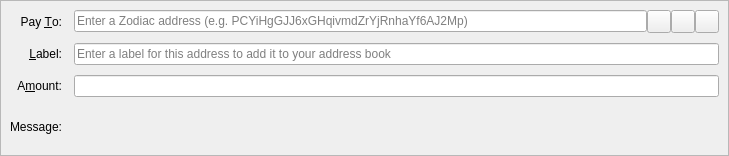
<?xml version="1.0" encoding="UTF-8"?>
<ui version="4.0">
 <class>SendCoinsEntry</class>
 <widget class="QStackedWidget" name="SendCoinsEntry">
  <property name="geometry">
   <rect>
    <x>0</x>
    <y>0</y>
    <width>729</width>
    <height>156</height>
   </rect>
  </property>
  <property name="focusPolicy">
   <enum>Qt::TabFocus</enum>
  </property>
  <property name="autoFillBackground">
   <bool>false</bool>
  </property>
  <widget class="QFrame" name="SendCoins">
   <property name="toolTip">
    <string>This is a normal payment.</string>
   </property>
   <property name="frameShape">
    <enum>QFrame::StyledPanel</enum>
   </property>
   <property name="frameShadow">
    <enum>QFrame::Sunken</enum>
   </property>
   <layout class="QGridLayout" name="gridLayout">
    <property name="horizontalSpacing">
     <number>12</number>
    </property>
    <property name="verticalSpacing">
     <number>10</number>
    </property>
    <item row="0" column="0">
     <widget class="QLabel" name="payToLabel">
      <property name="text">
       <string>Pay &amp;To:</string>
      </property>
      <property name="alignment">
       <set>Qt::AlignRight|Qt::AlignTrailing|Qt::AlignVCenter</set>
      </property>
      <property name="buddy">
       <cstring>payTo</cstring>
      </property>
     </widget>
    </item>
    <item row="0" column="1">
     <layout class="QHBoxLayout" name="payToLayout">
      <property name="spacing">
       <number>0</number>
      </property>
      <item>
       <widget class="QValidatedLineEdit" name="payTo">
        <property name="toolTip">
         <string>The Zodiac address to send the payment to</string>
        </property>
        <property name="inputMask">
         <string/>
        </property>
        <property name="placeholderText">
         <string>Enter a Zodiac address (e.g. PCYiHgGJJ6xGHqivmdZrYjRnhaYf6AJ2Mp)</string>
        </property>
       </widget>
      </item>
      <item>
       <widget class="QToolButton" name="addressBookButton">
        <property name="toolTip">
         <string>Choose previously used address</string>
        </property>
        <property name="text">
         <string/>
        </property>
        <property name="icon">
         <iconset resource="../zodiac.qrc">
          <normaloff>:/icons/address-book</normaloff>:/icons/address-book</iconset>
        </property>
        <property name="iconSize">
         <size>
          <width>16</width>
          <height>16</height>
         </size>
        </property>
        <property name="shortcut">
         <string>Alt+A</string>
        </property>
       </widget>
      </item>
      <item>
       <widget class="QToolButton" name="pasteButton">
        <property name="toolTip">
         <string>Paste address from clipboard</string>
        </property>
        <property name="text">
         <string/>
        </property>
        <property name="icon">
         <iconset resource="../zodiac.qrc">
          <normaloff>:/icons/editpaste</normaloff>:/icons/editpaste</iconset>
        </property>
        <property name="shortcut">
         <string>Alt+P</string>
        </property>
       </widget>
      </item>
      <item>
       <widget class="QToolButton" name="deleteButton">
        <property name="toolTip">
         <string>Remove this entry</string>
        </property>
        <property name="text">
         <string/>
        </property>
        <property name="icon">
         <iconset resource="../zodiac.qrc">
          <normaloff>:/icons/remove</normaloff>:/icons/remove</iconset>
        </property>
       </widget>
      </item>
     </layout>
    </item>
    <item row="1" column="0">
     <widget class="QLabel" name="labelLabel">
      <property name="text">
       <string>&amp;Label:</string>
      </property>
      <property name="alignment">
       <set>Qt::AlignRight|Qt::AlignTrailing|Qt::AlignVCenter</set>
      </property>
      <property name="buddy">
       <cstring>addAsLabel</cstring>
      </property>
     </widget>
    </item>
    <item row="1" column="1">
     <widget class="QLineEdit" name="addAsLabel">
      <property name="toolTip">
       <string>Enter a label for this address to add it to the list of used addresses</string>
      </property>
      <property name="inputMask">
       <string/>
      </property>
      <property name="placeholderText">
       <string>Enter a label for this address to add it to your address book</string>
      </property>
     </widget>
    </item>
    <item row="2" column="0">
     <widget class="QLabel" name="amountLabel">
      <property name="text">
       <string>A&amp;mount:</string>
      </property>
      <property name="alignment">
       <set>Qt::AlignRight|Qt::AlignTrailing|Qt::AlignVCenter</set>
      </property>
      <property name="buddy">
       <cstring>payAmount</cstring>
      </property>
     </widget>
    </item>
    <item row="2" column="1">
     <widget class="BitcoinAmountField" name="payAmount"/>
    </item>
    <item row="3" column="0">
     <widget class="QLabel" name="messageLabel">
      <property name="text">
       <string>Message:</string>
      </property>
      <property name="alignment">
       <set>Qt::AlignRight|Qt::AlignTrailing|Qt::AlignVCenter</set>
      </property>
     </widget>
    </item>
    <item row="3" column="1">
     <widget class="QLabel" name="messageTextLabel">
      <property name="toolTip">
       <string>A message that was attached to the Zodiac: URI which will be stored with the transaction for your reference. Note: This message will not be sent over the Zodiac network.</string>
      </property>
      <property name="textFormat">
       <enum>Qt::PlainText</enum>
      </property>
     </widget>
    </item>
   </layout>
  </widget>
  <widget class="QFrame" name="SendCoins_InsecurePaymentRequest">
   <property name="palette">
    <palette>
     <active>
      <colorrole role="WindowText">
       <brush brushstyle="SolidPattern">
        <color alpha="255">
         <red>0</red>
         <green>0</green>
         <blue>0</blue>
        </color>
       </brush>
      </colorrole>
      <colorrole role="Button">
       <brush brushstyle="SolidPattern">
        <color alpha="255">
         <red>255</red>
         <green>255</green>
         <blue>127</blue>
        </color>
       </brush>
      </colorrole>
      <colorrole role="Light">
       <brush brushstyle="SolidPattern">
        <color alpha="255">
         <red>255</red>
         <green>255</green>
         <blue>255</blue>
        </color>
       </brush>
      </colorrole>
      <colorrole role="Midlight">
       <brush brushstyle="SolidPattern">
        <color alpha="255">
         <red>255</red>
         <green>255</green>
         <blue>191</blue>
        </color>
       </brush>
      </colorrole>
      <colorrole role="Dark">
       <brush brushstyle="SolidPattern">
        <color alpha="255">
         <red>127</red>
         <green>127</green>
         <blue>63</blue>
        </color>
       </brush>
      </colorrole>
      <colorrole role="Mid">
       <brush brushstyle="SolidPattern">
        <color alpha="255">
         <red>170</red>
         <green>170</green>
         <blue>84</blue>
        </color>
       </brush>
      </colorrole>
      <colorrole role="Text">
       <brush brushstyle="SolidPattern">
        <color alpha="255">
         <red>0</red>
         <green>0</green>
         <blue>0</blue>
        </color>
       </brush>
      </colorrole>
      <colorrole role="BrightText">
       <brush brushstyle="SolidPattern">
        <color alpha="255">
         <red>255</red>
         <green>255</green>
         <blue>255</blue>
        </color>
       </brush>
      </colorrole>
      <colorrole role="ButtonText">
       <brush brushstyle="SolidPattern">
        <color alpha="255">
         <red>0</red>
         <green>0</green>
         <blue>0</blue>
        </color>
       </brush>
      </colorrole>
      <colorrole role="Base">
       <brush brushstyle="SolidPattern">
        <color alpha="255">
         <red>255</red>
         <green>255</green>
         <blue>255</blue>
        </color>
       </brush>
      </colorrole>
      <colorrole role="Window">
       <brush brushstyle="SolidPattern">
        <color alpha="255">
         <red>255</red>
         <green>255</green>
         <blue>127</blue>
        </color>
       </brush>
      </colorrole>
      <colorrole role="Shadow">
       <brush brushstyle="SolidPattern">
        <color alpha="255">
         <red>0</red>
         <green>0</green>
         <blue>0</blue>
        </color>
       </brush>
      </colorrole>
      <colorrole role="AlternateBase">
       <brush brushstyle="SolidPattern">
        <color alpha="255">
         <red>255</red>
         <green>255</green>
         <blue>191</blue>
        </color>
       </brush>
      </colorrole>
      <colorrole role="ToolTipBase">
       <brush brushstyle="SolidPattern">
        <color alpha="255">
         <red>255</red>
         <green>255</green>
         <blue>220</blue>
        </color>
       </brush>
      </colorrole>
      <colorrole role="ToolTipText">
       <brush brushstyle="SolidPattern">
        <color alpha="255">
         <red>0</red>
         <green>0</green>
         <blue>0</blue>
        </color>
       </brush>
      </colorrole>
     </active>
     <inactive>
      <colorrole role="WindowText">
       <brush brushstyle="SolidPattern">
        <color alpha="255">
         <red>0</red>
         <green>0</green>
         <blue>0</blue>
        </color>
       </brush>
      </colorrole>
      <colorrole role="Button">
       <brush brushstyle="SolidPattern">
        <color alpha="255">
         <red>255</red>
         <green>255</green>
         <blue>127</blue>
        </color>
       </brush>
      </colorrole>
      <colorrole role="Light">
       <brush brushstyle="SolidPattern">
        <color alpha="255">
         <red>255</red>
         <green>255</green>
         <blue>255</blue>
        </color>
       </brush>
      </colorrole>
      <colorrole role="Midlight">
       <brush brushstyle="SolidPattern">
        <color alpha="255">
         <red>255</red>
         <green>255</green>
         <blue>191</blue>
        </color>
       </brush>
      </colorrole>
      <colorrole role="Dark">
       <brush brushstyle="SolidPattern">
        <color alpha="255">
         <red>127</red>
         <green>127</green>
         <blue>63</blue>
        </color>
       </brush>
      </colorrole>
      <colorrole role="Mid">
       <brush brushstyle="SolidPattern">
        <color alpha="255">
         <red>170</red>
         <green>170</green>
         <blue>84</blue>
        </color>
       </brush>
      </colorrole>
      <colorrole role="Text">
       <brush brushstyle="SolidPattern">
        <color alpha="255">
         <red>0</red>
         <green>0</green>
         <blue>0</blue>
        </color>
       </brush>
      </colorrole>
      <colorrole role="BrightText">
       <brush brushstyle="SolidPattern">
        <color alpha="255">
         <red>255</red>
         <green>255</green>
         <blue>255</blue>
        </color>
       </brush>
      </colorrole>
      <colorrole role="ButtonText">
       <brush brushstyle="SolidPattern">
        <color alpha="255">
         <red>0</red>
         <green>0</green>
         <blue>0</blue>
        </color>
       </brush>
      </colorrole>
      <colorrole role="Base">
       <brush brushstyle="SolidPattern">
        <color alpha="255">
         <red>255</red>
         <green>255</green>
         <blue>255</blue>
        </color>
       </brush>
      </colorrole>
      <colorrole role="Window">
       <brush brushstyle="SolidPattern">
        <color alpha="255">
         <red>255</red>
         <green>255</green>
         <blue>127</blue>
        </color>
       </brush>
      </colorrole>
      <colorrole role="Shadow">
       <brush brushstyle="SolidPattern">
        <color alpha="255">
         <red>0</red>
         <green>0</green>
         <blue>0</blue>
        </color>
       </brush>
      </colorrole>
      <colorrole role="AlternateBase">
       <brush brushstyle="SolidPattern">
        <color alpha="255">
         <red>255</red>
         <green>255</green>
         <blue>191</blue>
        </color>
       </brush>
      </colorrole>
      <colorrole role="ToolTipBase">
       <brush brushstyle="SolidPattern">
        <color alpha="255">
         <red>255</red>
         <green>255</green>
         <blue>220</blue>
        </color>
       </brush>
      </colorrole>
      <colorrole role="ToolTipText">
       <brush brushstyle="SolidPattern">
        <color alpha="255">
         <red>0</red>
         <green>0</green>
         <blue>0</blue>
        </color>
       </brush>
      </colorrole>
     </inactive>
     <disabled>
      <colorrole role="WindowText">
       <brush brushstyle="SolidPattern">
        <color alpha="255">
         <red>127</red>
         <green>127</green>
         <blue>63</blue>
        </color>
       </brush>
      </colorrole>
      <colorrole role="Button">
       <brush brushstyle="SolidPattern">
        <color alpha="255">
         <red>255</red>
         <green>255</green>
         <blue>127</blue>
        </color>
       </brush>
      </colorrole>
      <colorrole role="Light">
       <brush brushstyle="SolidPattern">
        <color alpha="255">
         <red>255</red>
         <green>255</green>
         <blue>255</blue>
        </color>
       </brush>
      </colorrole>
      <colorrole role="Midlight">
       <brush brushstyle="SolidPattern">
        <color alpha="255">
         <red>255</red>
         <green>255</green>
         <blue>191</blue>
        </color>
       </brush>
      </colorrole>
      <colorrole role="Dark">
       <brush brushstyle="SolidPattern">
        <color alpha="255">
         <red>127</red>
         <green>127</green>
         <blue>63</blue>
        </color>
       </brush>
      </colorrole>
      <colorrole role="Mid">
       <brush brushstyle="SolidPattern">
        <color alpha="255">
         <red>170</red>
         <green>170</green>
         <blue>84</blue>
        </color>
       </brush>
      </colorrole>
      <colorrole role="Text">
       <brush brushstyle="SolidPattern">
        <color alpha="255">
         <red>127</red>
         <green>127</green>
         <blue>63</blue>
        </color>
       </brush>
      </colorrole>
      <colorrole role="BrightText">
       <brush brushstyle="SolidPattern">
        <color alpha="255">
         <red>255</red>
         <green>255</green>
         <blue>255</blue>
        </color>
       </brush>
      </colorrole>
      <colorrole role="ButtonText">
       <brush brushstyle="SolidPattern">
        <color alpha="255">
         <red>127</red>
         <green>127</green>
         <blue>63</blue>
        </color>
       </brush>
      </colorrole>
      <colorrole role="Base">
       <brush brushstyle="SolidPattern">
        <color alpha="255">
         <red>255</red>
         <green>255</green>
         <blue>127</blue>
        </color>
       </brush>
      </colorrole>
      <colorrole role="Window">
       <brush brushstyle="SolidPattern">
        <color alpha="255">
         <red>255</red>
         <green>255</green>
         <blue>127</blue>
        </color>
       </brush>
      </colorrole>
      <colorrole role="Shadow">
       <brush brushstyle="SolidPattern">
        <color alpha="255">
         <red>0</red>
         <green>0</green>
         <blue>0</blue>
        </color>
       </brush>
      </colorrole>
      <colorrole role="AlternateBase">
       <brush brushstyle="SolidPattern">
        <color alpha="255">
         <red>255</red>
         <green>255</green>
         <blue>127</blue>
        </color>
       </brush>
      </colorrole>
      <colorrole role="ToolTipBase">
       <brush brushstyle="SolidPattern">
        <color alpha="255">
         <red>255</red>
         <green>255</green>
         <blue>220</blue>
        </color>
       </brush>
      </colorrole>
      <colorrole role="ToolTipText">
       <brush brushstyle="SolidPattern">
        <color alpha="255">
         <red>0</red>
         <green>0</green>
         <blue>0</blue>
        </color>
       </brush>
      </colorrole>
     </disabled>
    </palette>
   </property>
   <property name="toolTip">
    <string>This is an unverified payment request.</string>
   </property>
   <property name="autoFillBackground">
    <bool>true</bool>
   </property>
   <property name="frameShape">
    <enum>QFrame::StyledPanel</enum>
   </property>
   <property name="frameShadow">
    <enum>QFrame::Sunken</enum>
   </property>
   <layout class="QGridLayout" name="gridLayout_is">
    <property name="spacing">
     <number>12</number>
    </property>
    <item row="0" column="0">
     <widget class="QLabel" name="payToLabel_is">
      <property name="text">
       <string>Pay To:</string>
      </property>
      <property name="alignment">
       <set>Qt::AlignRight|Qt::AlignTrailing|Qt::AlignVCenter</set>
      </property>
     </widget>
    </item>
    <item row="0" column="1">
     <layout class="QHBoxLayout" name="payToLayout_is">
      <property name="spacing">
       <number>0</number>
      </property>
      <item>
       <widget class="QLabel" name="payTo_is"/>
      </item>
      <item>
       <widget class="QToolButton" name="deleteButton_is">
        <property name="toolTip">
         <string>Remove this entry</string>
        </property>
        <property name="text">
         <string/>
        </property>
        <property name="icon">
         <iconset resource="../zodiac.qrc">
          <normaloff>:/icons/remove</normaloff>:/icons/remove</iconset>
        </property>
       </widget>
      </item>
     </layout>
    </item>
    <item row="1" column="0">
     <widget class="QLabel" name="memoLabel_is">
      <property name="text">
       <string>Memo:</string>
      </property>
      <property name="alignment">
       <set>Qt::AlignRight|Qt::AlignTrailing|Qt::AlignVCenter</set>
      </property>
     </widget>
    </item>
    <item row="1" column="1">
     <widget class="QLabel" name="memoTextLabel_is">
      <property name="textFormat">
       <enum>Qt::PlainText</enum>
      </property>
     </widget>
    </item>
    <item row="2" column="0">
     <widget class="QLabel" name="amountLabel_is">
      <property name="text">
       <string>A&amp;mount:</string>
      </property>
      <property name="alignment">
       <set>Qt::AlignRight|Qt::AlignTrailing|Qt::AlignVCenter</set>
      </property>
      <property name="buddy">
       <cstring>payAmount_is</cstring>
      </property>
     </widget>
    </item>
    <item row="2" column="1">
     <widget class="BitcoinAmountField" name="payAmount_is">
      <property name="acceptDrops">
       <bool>false</bool>
      </property>
     </widget>
    </item>
   </layout>
  </widget>
  <widget class="QFrame" name="SendCoins_SecurePaymentRequest">
   <property name="palette">
    <palette>
     <active>
      <colorrole role="WindowText">
       <brush brushstyle="SolidPattern">
        <color alpha="255">
         <red>0</red>
         <green>0</green>
         <blue>0</blue>
        </color>
       </brush>
      </colorrole>
      <colorrole role="Button">
       <brush brushstyle="SolidPattern">
        <color alpha="255">
         <red>140</red>
         <green>232</green>
         <blue>119</blue>
        </color>
       </brush>
      </colorrole>
      <colorrole role="Light">
       <brush brushstyle="SolidPattern">
        <color alpha="255">
         <red>230</red>
         <green>255</green>
         <blue>224</blue>
        </color>
       </brush>
      </colorrole>
      <colorrole role="Midlight">
       <brush brushstyle="SolidPattern">
        <color alpha="255">
         <red>185</red>
         <green>243</green>
         <blue>171</blue>
        </color>
       </brush>
      </colorrole>
      <colorrole role="Dark">
       <brush brushstyle="SolidPattern">
        <color alpha="255">
         <red>70</red>
         <green>116</green>
         <blue>59</blue>
        </color>
       </brush>
      </colorrole>
      <colorrole role="Mid">
       <brush brushstyle="SolidPattern">
        <color alpha="255">
         <red>93</red>
         <green>155</green>
         <blue>79</blue>
        </color>
       </brush>
      </colorrole>
      <colorrole role="Text">
       <brush brushstyle="SolidPattern">
        <color alpha="255">
         <red>0</red>
         <green>0</green>
         <blue>0</blue>
        </color>
       </brush>
      </colorrole>
      <colorrole role="BrightText">
       <brush brushstyle="SolidPattern">
        <color alpha="255">
         <red>155</red>
         <green>255</green>
         <blue>147</blue>
        </color>
       </brush>
      </colorrole>
      <colorrole role="ButtonText">
       <brush brushstyle="SolidPattern">
        <color alpha="255">
         <red>0</red>
         <green>0</green>
         <blue>0</blue>
        </color>
       </brush>
      </colorrole>
      <colorrole role="Base">
       <brush brushstyle="SolidPattern">
        <color alpha="255">
         <red>119</red>
         <green>255</green>
         <blue>233</blue>
        </color>
       </brush>
      </colorrole>
      <colorrole role="Window">
       <brush brushstyle="SolidPattern">
        <color alpha="255">
         <red>140</red>
         <green>232</green>
         <blue>119</blue>
        </color>
       </brush>
      </colorrole>
      <colorrole role="Shadow">
       <brush brushstyle="SolidPattern">
        <color alpha="255">
         <red>0</red>
         <green>0</green>
         <blue>0</blue>
        </color>
       </brush>
      </colorrole>
      <colorrole role="AlternateBase">
       <brush brushstyle="SolidPattern">
        <color alpha="255">
         <red>197</red>
         <green>243</green>
         <blue>187</blue>
        </color>
       </brush>
      </colorrole>
      <colorrole role="NoRole">
       <brush brushstyle="SolidPattern">
        <color alpha="255">
         <red>125</red>
         <green>194</green>
         <blue>122</blue>
        </color>
       </brush>
      </colorrole>
      <colorrole role="ToolTipBase">
       <brush brushstyle="SolidPattern">
        <color alpha="255">
         <red>255</red>
         <green>255</green>
         <blue>220</blue>
        </color>
       </brush>
      </colorrole>
      <colorrole role="ToolTipText">
       <brush brushstyle="SolidPattern">
        <color alpha="255">
         <red>0</red>
         <green>0</green>
         <blue>0</blue>
        </color>
       </brush>
      </colorrole>
     </active>
     <inactive>
      <colorrole role="WindowText">
       <brush brushstyle="SolidPattern">
        <color alpha="255">
         <red>0</red>
         <green>0</green>
         <blue>0</blue>
        </color>
       </brush>
      </colorrole>
      <colorrole role="Button">
       <brush brushstyle="SolidPattern">
        <color alpha="255">
         <red>140</red>
         <green>232</green>
         <blue>119</blue>
        </color>
       </brush>
      </colorrole>
      <colorrole role="Light">
       <brush brushstyle="SolidPattern">
        <color alpha="255">
         <red>230</red>
         <green>255</green>
         <blue>224</blue>
        </color>
       </brush>
      </colorrole>
      <colorrole role="Midlight">
       <brush brushstyle="SolidPattern">
        <color alpha="255">
         <red>185</red>
         <green>243</green>
         <blue>171</blue>
        </color>
       </brush>
      </colorrole>
      <colorrole role="Dark">
       <brush brushstyle="SolidPattern">
        <color alpha="255">
         <red>70</red>
         <green>116</green>
         <blue>59</blue>
        </color>
       </brush>
      </colorrole>
      <colorrole role="Mid">
       <brush brushstyle="SolidPattern">
        <color alpha="255">
         <red>93</red>
         <green>155</green>
         <blue>79</blue>
        </color>
       </brush>
      </colorrole>
      <colorrole role="Text">
       <brush brushstyle="SolidPattern">
        <color alpha="255">
         <red>0</red>
         <green>0</green>
         <blue>0</blue>
        </color>
       </brush>
      </colorrole>
      <colorrole role="BrightText">
       <brush brushstyle="SolidPattern">
        <color alpha="255">
         <red>155</red>
         <green>255</green>
         <blue>147</blue>
        </color>
       </brush>
      </colorrole>
      <colorrole role="ButtonText">
       <brush brushstyle="SolidPattern">
        <color alpha="255">
         <red>0</red>
         <green>0</green>
         <blue>0</blue>
        </color>
       </brush>
      </colorrole>
      <colorrole role="Base">
       <brush brushstyle="SolidPattern">
        <color alpha="255">
         <red>119</red>
         <green>255</green>
         <blue>233</blue>
        </color>
       </brush>
      </colorrole>
      <colorrole role="Window">
       <brush brushstyle="SolidPattern">
        <color alpha="255">
         <red>140</red>
         <green>232</green>
         <blue>119</blue>
        </color>
       </brush>
      </colorrole>
      <colorrole role="Shadow">
       <brush brushstyle="SolidPattern">
        <color alpha="255">
         <red>0</red>
         <green>0</green>
         <blue>0</blue>
        </color>
       </brush>
      </colorrole>
      <colorrole role="AlternateBase">
       <brush brushstyle="SolidPattern">
        <color alpha="255">
         <red>197</red>
         <green>243</green>
         <blue>187</blue>
        </color>
       </brush>
      </colorrole>
      <colorrole role="NoRole">
       <brush brushstyle="SolidPattern">
        <color alpha="255">
         <red>125</red>
         <green>194</green>
         <blue>122</blue>
        </color>
       </brush>
      </colorrole>
      <colorrole role="ToolTipBase">
       <brush brushstyle="SolidPattern">
        <color alpha="255">
         <red>255</red>
         <green>255</green>
         <blue>220</blue>
        </color>
       </brush>
      </colorrole>
      <colorrole role="ToolTipText">
       <brush brushstyle="SolidPattern">
        <color alpha="255">
         <red>0</red>
         <green>0</green>
         <blue>0</blue>
        </color>
       </brush>
      </colorrole>
     </inactive>
     <disabled>
      <colorrole role="WindowText">
       <brush brushstyle="SolidPattern">
        <color alpha="255">
         <red>70</red>
         <green>116</green>
         <blue>59</blue>
        </color>
       </brush>
      </colorrole>
      <colorrole role="Button">
       <brush brushstyle="SolidPattern">
        <color alpha="255">
         <red>140</red>
         <green>232</green>
         <blue>119</blue>
        </color>
       </brush>
      </colorrole>
      <colorrole role="Light">
       <brush brushstyle="SolidPattern">
        <color alpha="255">
         <red>230</red>
         <green>255</green>
         <blue>224</blue>
        </color>
       </brush>
      </colorrole>
      <colorrole role="Midlight">
       <brush brushstyle="SolidPattern">
        <color alpha="255">
         <red>185</red>
         <green>243</green>
         <blue>171</blue>
        </color>
       </brush>
      </colorrole>
      <colorrole role="Dark">
       <brush brushstyle="SolidPattern">
        <color alpha="255">
         <red>70</red>
         <green>116</green>
         <blue>59</blue>
        </color>
       </brush>
      </colorrole>
      <colorrole role="Mid">
       <brush brushstyle="SolidPattern">
        <color alpha="255">
         <red>93</red>
         <green>155</green>
         <blue>79</blue>
        </color>
       </brush>
      </colorrole>
      <colorrole role="Text">
       <brush brushstyle="SolidPattern">
        <color alpha="255">
         <red>70</red>
         <green>116</green>
         <blue>59</blue>
        </color>
       </brush>
      </colorrole>
      <colorrole role="BrightText">
       <brush brushstyle="SolidPattern">
        <color alpha="255">
         <red>155</red>
         <green>255</green>
         <blue>147</blue>
        </color>
       </brush>
      </colorrole>
      <colorrole role="ButtonText">
       <brush brushstyle="SolidPattern">
        <color alpha="255">
         <red>70</red>
         <green>116</green>
         <blue>59</blue>
        </color>
       </brush>
      </colorrole>
      <colorrole role="Base">
       <brush brushstyle="SolidPattern">
        <color alpha="255">
         <red>140</red>
         <green>232</green>
         <blue>119</blue>
        </color>
       </brush>
      </colorrole>
      <colorrole role="Window">
       <brush brushstyle="SolidPattern">
        <color alpha="255">
         <red>140</red>
         <green>232</green>
         <blue>119</blue>
        </color>
       </brush>
      </colorrole>
      <colorrole role="Shadow">
       <brush brushstyle="SolidPattern">
        <color alpha="255">
         <red>0</red>
         <green>0</green>
         <blue>0</blue>
        </color>
       </brush>
      </colorrole>
      <colorrole role="AlternateBase">
       <brush brushstyle="SolidPattern">
        <color alpha="255">
         <red>140</red>
         <green>232</green>
         <blue>119</blue>
        </color>
       </brush>
      </colorrole>
      <colorrole role="NoRole">
       <brush brushstyle="SolidPattern">
        <color alpha="255">
         <red>125</red>
         <green>194</green>
         <blue>122</blue>
        </color>
       </brush>
      </colorrole>
      <colorrole role="ToolTipBase">
       <brush brushstyle="SolidPattern">
        <color alpha="255">
         <red>255</red>
         <green>255</green>
         <blue>220</blue>
        </color>
       </brush>
      </colorrole>
      <colorrole role="ToolTipText">
       <brush brushstyle="SolidPattern">
        <color alpha="255">
         <red>0</red>
         <green>0</green>
         <blue>0</blue>
        </color>
       </brush>
      </colorrole>
     </disabled>
    </palette>
   </property>
   <property name="toolTip">
    <string>This is a verified payment request.</string>
   </property>
   <property name="autoFillBackground">
    <bool>true</bool>
   </property>
   <property name="frameShape">
    <enum>QFrame::StyledPanel</enum>
   </property>
   <property name="frameShadow">
    <enum>QFrame::Sunken</enum>
   </property>
   <layout class="QGridLayout" name="gridLayout_s">
    <property name="spacing">
     <number>12</number>
    </property>
    <item row="0" column="0">
     <widget class="QLabel" name="payToLabel_s">
      <property name="text">
       <string>Pay To:</string>
      </property>
      <property name="alignment">
       <set>Qt::AlignRight|Qt::AlignTrailing|Qt::AlignVCenter</set>
      </property>
     </widget>
    </item>
    <item row="0" column="1">
     <layout class="QHBoxLayout" name="payToLayout_s">
      <property name="spacing">
       <number>0</number>
      </property>
      <item>
       <widget class="QLabel" name="payTo_s">
        <property name="textFormat">
         <enum>Qt::PlainText</enum>
        </property>
       </widget>
      </item>
      <item>
       <widget class="QToolButton" name="deleteButton_s">
        <property name="toolTip">
         <string>Remove this entry</string>
        </property>
        <property name="text">
         <string/>
        </property>
        <property name="icon">
         <iconset resource="../zodiac.qrc">
          <normaloff>:/icons/remove</normaloff>:/icons/remove</iconset>
        </property>
       </widget>
      </item>
     </layout>
    </item>
    <item row="1" column="0">
     <widget class="QLabel" name="memoLabel_s">
      <property name="text">
       <string>Memo:</string>
      </property>
      <property name="alignment">
       <set>Qt::AlignRight|Qt::AlignTrailing|Qt::AlignVCenter</set>
      </property>
     </widget>
    </item>
    <item row="1" column="1">
     <widget class="QLabel" name="memoTextLabel_s">
      <property name="textFormat">
       <enum>Qt::PlainText</enum>
      </property>
     </widget>
    </item>
    <item row="2" column="0">
     <widget class="QLabel" name="amountLabel_s">
      <property name="text">
       <string>A&amp;mount:</string>
      </property>
      <property name="alignment">
       <set>Qt::AlignRight|Qt::AlignTrailing|Qt::AlignVCenter</set>
      </property>
      <property name="buddy">
       <cstring>payAmount_s</cstring>
      </property>
     </widget>
    </item>
    <item row="2" column="1">
     <widget class="BitcoinAmountField" name="payAmount_s">
      <property name="acceptDrops">
       <bool>false</bool>
      </property>
     </widget>
    </item>
   </layout>
  </widget>
 </widget>
 <customwidgets>
  <customwidget>
   <class>QValidatedLineEdit</class>
   <extends>QLineEdit</extends>
   <header>qvalidatedlineedit.h</header>
  </customwidget>
  <customwidget>
   <class>BitcoinAmountField</class>
   <extends>QLineEdit</extends>
   <header>bitcoinamountfield.h</header>
   <container>1</container>
  </customwidget>
 </customwidgets>
 <tabstops>
  <tabstop>payTo</tabstop>
  <tabstop>addressBookButton</tabstop>
  <tabstop>pasteButton</tabstop>
  <tabstop>deleteButton</tabstop>
  <tabstop>addAsLabel</tabstop>
  <tabstop>payAmount</tabstop>
  <tabstop>payAmount_is</tabstop>
  <tabstop>deleteButton_is</tabstop>
  <tabstop>payAmount_s</tabstop>
  <tabstop>deleteButton_s</tabstop>
 </tabstops>
 <resources>
  <include location="../zodiac.qrc"/>
 </resources>
 <connections/>
</ui>
